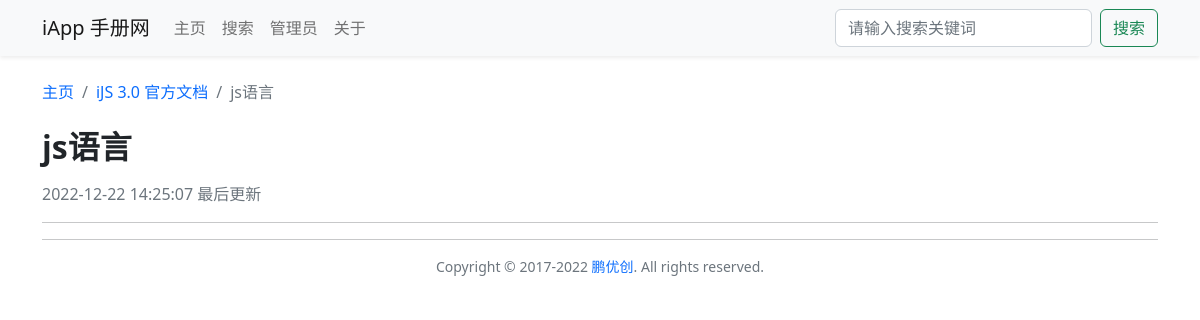
The app's page /article_14381.html, older data.
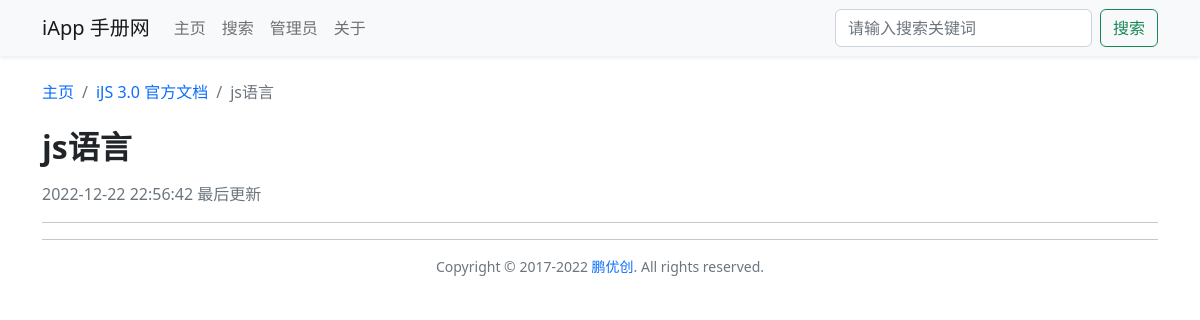
The same page, newer data.
### tables this page shows
CREATE TABLE `iapp_doc_book` (
  `id` int NOT NULL AUTO_INCREMENT COMMENT '手册ID',
  `create_time` datetime NOT NULL DEFAULT CURRENT_TIMESTAMP COMMENT '上传时间',
  `intro` varchar(500) NOT NULL COMMENT '手册介绍',
  `title` varchar(255) NOT NULL COMMENT '手册标题',
  `update_time` datetime NOT NULL DEFAULT CURRENT_TIMESTAMP COMMENT '最后更新时间',
  PRIMARY KEY (`id`) USING BTREE
);

CREATE TABLE `iapp_doc_article` (
  `id` int NOT NULL AUTO_INCREMENT COMMENT '文章ID',
  `title` varchar(255) NOT NULL COMMENT '文章标题',
  `content` text NOT NULL COMMENT '文章内容',
  `update_time` datetime NOT NULL DEFAULT CURRENT_TIMESTAMP COMMENT '更新时间',
  `book_id` int DEFAULT NULL COMMENT '所属手册ID',
  PRIMARY KEY (`id`) USING BTREE,
  KEY `book_id` (`book_id`) USING BTREE,
  CONSTRAINT `iapp_doc_article_ibfk_1` FOREIGN KEY (`book_id`) REFERENCES `iapp_doc_book` (`id`) ON DELETE RESTRICT ON UPDATE RESTRICT
);

### public_fun.php (called while the page is built, shortened)
<?php
class Public_fun
{
    public int $book_id;
    public int $article_id;
    public function get_book_info()
    {
        $table = Config::$table['book'];
        $sql = "SELECT * FROM `$table` WHERE `id` = {$this->book_id};";
        $result = mysqli_query(Init::$conn, $sql);
        $data = mysqli_fetch_assoc($result);
        $this->book_info = $data;
    }
    public function get_article_id()
    {
        $article_id = $_GET['article_id'] ?? '';
        $this->article_id = $article_id;
    }
    public function if_has_login()
    {
        $password = $_COOKIE['password'] ?? '';
    }
    public function get_article_info()
    {
        $table = Config::$table['article'];
        $sql = "SELECT * FROM `$table` WHERE `id` = {$this->article_id};";
        $result = mysqli_query(Init::$conn, $sql);
        $article_info = mysqli_fetch_assoc($result);
        $this->article_info = $article_info;
        $this->book_id = $article_info['book_id'];
        $this->article_title = $article_info['title'];
    }
}

### article.php (the view, shortened to what this page needs)
<?php
require('./config.php');
require('./init.php');
require('./public_fun.php');
class Article extends Public_fun
{
    public function __construct()
    {
        $this->get_article_info();
        $this->get_book_info();
    }
}
$article = new Article();
?>
<!DOCTYPE html>
<html lang="zh-CN">
<head>
    <?php require('./head.php') ?>
    <link rel="stylesheet" href="css/prism-default.css">
    <link rel="stylesheet" href="css/article.css">
</head>
<body>
    <?php require('./nav.php') ?>
    <div class="container">
        <nav class="mb-4">
            <ol class="breadcrumb">
                <li class="breadcrumb-item"><a href="./" class="text-decoration-none">主页</a></li>
                <?php
                $book_url = Config::$site_path . '/book.php?book_id=' . $article->book_info['id'];
                $book_url_static = Config::$site_path . '/book_' . $article->book_info['id'] . '.html';
                $url = Config::$url_static ? $book_url_static : $book_url;
                ?>
                <li class="breadcrumb-item"><a href="<?php echo $url ?>" class="text-decoration-none"><?php echo strip_tags($article->book_info['title']) ?></a></li>
                <li class="breadcrumb-item active"><?php echo strip_tags($article->article_title) ?></li>
            </ol>
        </nav>
        <div class="h2 mb-3 fw-bold"><?php echo $article->article_title ?></div>
        <div class="text-muted"><?php echo $article->article_info['update_time'] ?> 最后更新</div>
        <hr>
    </div>
    <?php require('./footer.php') ?>
</body>
</html>

### head.php (shortened to what this page needs)
<link rel="stylesheet" href="https://cdn.staticfile.org/bootstrap/5.2.3/css/bootstrap.min.css" />

### nav.php (shortened to what this page needs)
<nav class="navbar navbar-expand-md bg-light shadow-sm sticky-top mb-4">
    <div class="container-md">
        <a class="navbar-brand" href="./"><?php echo Config::$site_title ?></a>
        <div class="collapse navbar-collapse" id="navbarSupportedContent">
            <ul class="navbar-nav me-auto mb-2 mb-md-0">
                <li class="nav-item nav-item-home">
                    <a class="nav-link" href="./">主页</a>
                </li>
                <li class="nav-item nav-item-search">
                    <a class="nav-link" href="./search.php">搜索</a>
                </li>
                <li class="nav-item nav-item-login">
                    <a class="nav-link" href="./login.php">管理员</a>
                </li>
                <li class="nav-item nav-item-about">
                    <a class="nav-link" href="./about.php">关于</a>
                </li>
            </ul>
            <div class="d-flex">
                <input class="form-control me-2" type="search" placeholder="请输入搜索关键词">
                <button class="btn btn-outline-success text-nowrap">搜索</button>
            </div>
        </div>
    </div>
</nav>

### footer.php
<div class="container">
    <hr>
    <footer class="text-center mb-4 text-muted small text-truncate">
        Copyright © 2017-2022 <a href="https://apee.top" class="text-decoration-none" target="_blank">鹏优创</a>. All rights reserved.
    </footer>
</div>

Row changes from the older to the newer data that the page shows:
changed iapp_doc_article "js语言": update_time "2022-12-22 14:25:07" → "2022-12-22 22:56:42"
